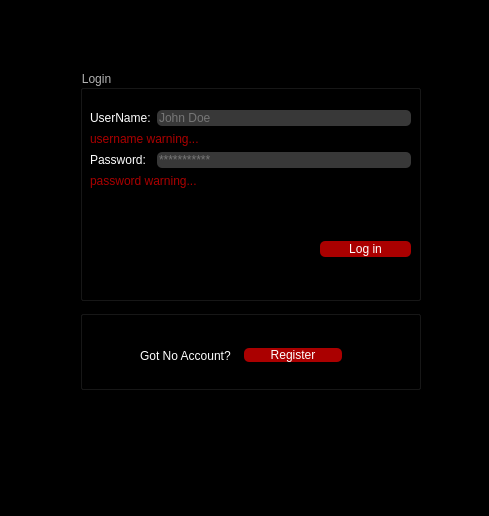
<?xml version="1.0" encoding="UTF-8"?>
<ui version="4.0">
 <class>LoginPage</class>
 <widget class="QWidget" name="LoginPage">
  <property name="geometry">
   <rect>
    <x>0</x>
    <y>0</y>
    <width>489</width>
    <height>516</height>
   </rect>
  </property>
  <property name="windowTitle">
   <string>Form</string>
  </property>
  <property name="styleSheet">
   <string notr="true">background-color: rgb(0, 0, 0);</string>
  </property>
  <widget class="QGroupBox" name="groupBox">
   <property name="geometry">
    <rect>
     <x>80</x>
     <y>70</y>
     <width>341</width>
     <height>231</height>
    </rect>
   </property>
   <property name="styleSheet">
    <string notr="true">color: rgb(179, 179, 179);</string>
   </property>
   <property name="title">
    <string>Login</string>
   </property>
   <widget class="QPushButton" name="login_pbn">
    <property name="geometry">
     <rect>
      <x>240</x>
      <y>171</y>
      <width>91</width>
      <height>16</height>
     </rect>
    </property>
    <property name="styleSheet">
     <string notr="true">background-color: rgb(170, 0, 0);
border-radius: 5px;
color: rgb(255, 255, 255);</string>
    </property>
    <property name="text">
     <string>Log in</string>
    </property>
   </widget>
   <widget class="QWidget" name="formLayoutWidget">
    <property name="geometry">
     <rect>
      <x>10</x>
      <y>40</y>
      <width>321</width>
      <height>119</height>
     </rect>
    </property>
    <layout class="QFormLayout" name="formLayout">
     <item row="0" column="0">
      <widget class="QLabel" name="username_lbl">
       <property name="styleSheet">
        <string notr="true">color: rgb(255, 255, 255);</string>
       </property>
       <property name="text">
        <string>UserName:</string>
       </property>
      </widget>
     </item>
     <item row="0" column="1">
      <widget class="QLineEdit" name="username_led">
       <property name="styleSheet">
        <string notr="true">background-color: rgb(56, 56, 56);
border-color: rgb(170, 170, 127);
border-radius:5%;</string>
       </property>
       <property name="placeholderText">
        <string>John Doe</string>
       </property>
      </widget>
     </item>
     <item row="1" column="0" colspan="2">
      <widget class="QLabel" name="usrname_warning_lbl">
       <property name="styleSheet">
        <string notr="true">color: rgb(170, 0, 0);</string>
       </property>
       <property name="text">
        <string>username warning...</string>
       </property>
      </widget>
     </item>
     <item row="2" column="0">
      <widget class="QLabel" name="password_lbl">
       <property name="styleSheet">
        <string notr="true">color: rgb(255, 255, 255);
</string>
       </property>
       <property name="text">
        <string>Password:</string>
       </property>
      </widget>
     </item>
     <item row="2" column="1">
      <widget class="QLineEdit" name="password_led">
       <property name="styleSheet">
        <string notr="true">background-color: rgb(56, 56, 56);
border-color: rgb(170, 170, 127);
border-radius:5%;</string>
       </property>
       <property name="echoMode">
        <enum>QLineEdit::Password</enum>
       </property>
       <property name="placeholderText">
        <string>***********</string>
       </property>
      </widget>
     </item>
     <item row="3" column="0" colspan="2">
      <widget class="QLabel" name="password_warning_lbl">
       <property name="styleSheet">
        <string notr="true">color: rgb(170, 0, 0);</string>
       </property>
       <property name="text">
        <string>password warning...</string>
       </property>
      </widget>
     </item>
    </layout>
   </widget>
  </widget>
  <widget class="QGroupBox" name="groupBox_2">
   <property name="geometry">
    <rect>
     <x>80</x>
     <y>310</y>
     <width>341</width>
     <height>80</height>
    </rect>
   </property>
   <property name="title">
    <string/>
   </property>
   <widget class="QWidget" name="layoutWidget">
    <property name="geometry">
     <rect>
      <x>60</x>
      <y>30</y>
      <width>202</width>
      <height>31</height>
     </rect>
    </property>
    <layout class="QHBoxLayout" name="horizontalLayout_3">
     <item>
      <widget class="QLabel" name="Register_lbl">
       <property name="styleSheet">
        <string notr="true">color: rgb(255, 255, 255);</string>
       </property>
       <property name="text">
        <string>Got No Account?</string>
       </property>
      </widget>
     </item>
     <item>
      <widget class="QPushButton" name="Register_pbn">
       <property name="styleSheet">
        <string notr="true">background-color: rgb(170, 0, 0);
border-radius: 5px;
color: rgb(255, 255, 255);</string>
       </property>
       <property name="text">
        <string>Register</string>
       </property>
      </widget>
     </item>
    </layout>
   </widget>
  </widget>
 </widget>
 <resources/>
 <connections/>
</ui>
